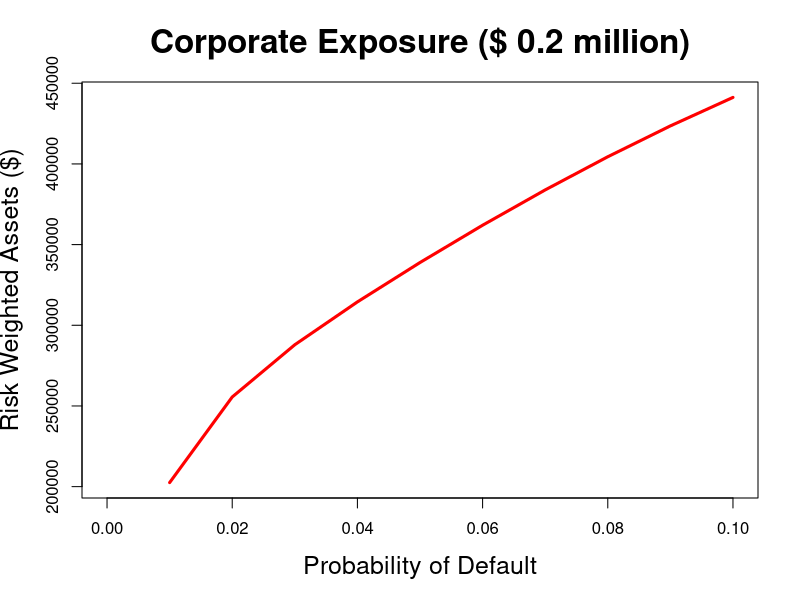

Write R code to recreate this figure.
  EAD = 200000
  LGD = 0.5
  R = {}
  B = {}
  K = {}
  RWA = {}
  
  x = 0:10
  #PD = 0.001 to 0.020
  M = 2
  eq0 <- function(x) {x/100}
  eq1 <- function(PD) {0.12*((1-exp(-50*PD))/(1-exp(-50))) + 0.24*(1-((1-exp(-50*PD))/(1-exp(-50))))}
  eq2 <- function(PD) {(0.11852 - 0.05478*log(PD))^2}
  eq3 <- function(PD,b,R) {(LGD*pnorm(((1/(1-R))^0.5)*qnorm(PD)+((R/(1-R))^0.5)*qnorm(0.999))-LGD*PD)*(((1+(M-2.5)*b))/(1-1.5*b))}
  eq4 <- function(K) {K*12.5*EAD*1.06}
    
  PD = data.frame(pd=eq0(x))
  for (i in 1:11){
    R[i] = eq1(PD$pd[i])
    B[i] = eq2(PD$pd[i])
    K[i] = eq3(PD$pd[i],B[i],R[i])
    RWA[i] = eq4(K[i])
  }
  plot(PD$pd,RWA, type="l", col="red", main="Corporate Exposure ($ 0.2 million)", cex.main = 2.0, cex.lab = 1.5, cex = 1.5, lwd = 3, xlab = "Probability of Default", ylab = "Risk Weighted Assets ($)")
